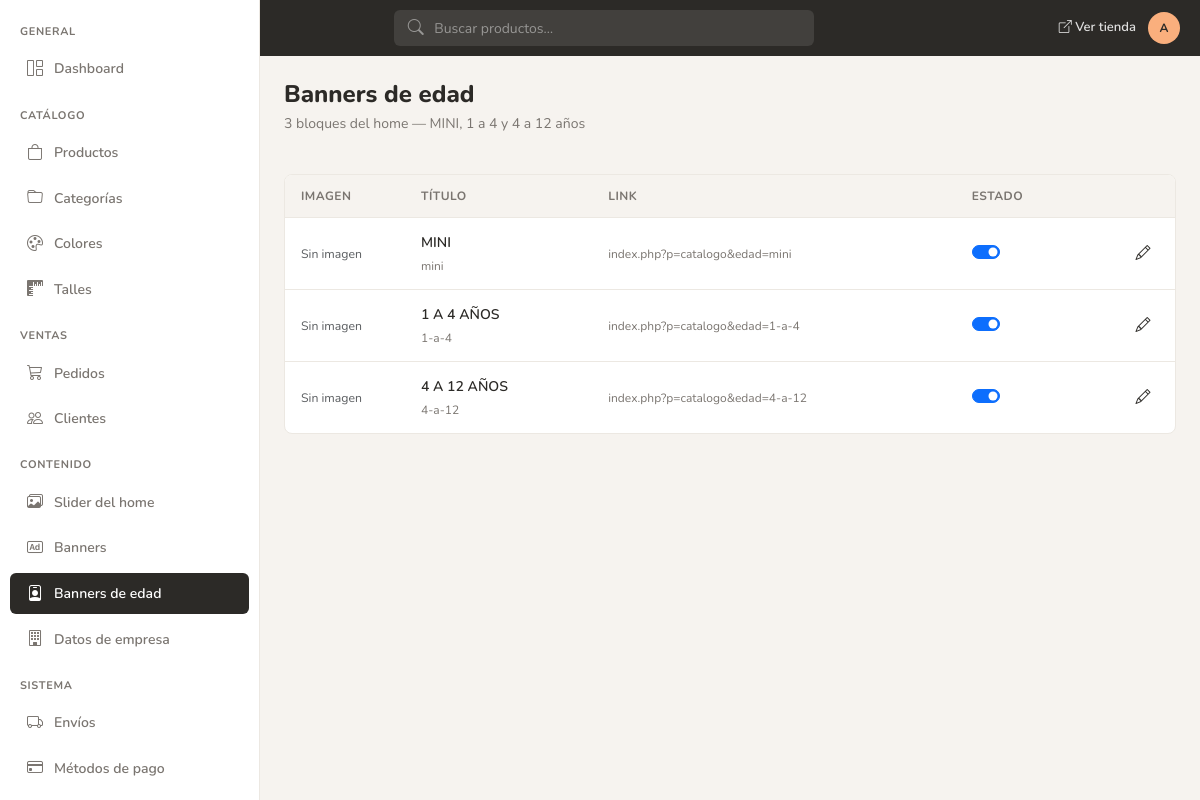
The page /admin/banners-edad.php (signed in) on the database its author committed.
### tables this page shows
CREATE TABLE IF NOT EXISTS `tbl_home_edad_banners` (
  `id_edad_banner` int NOT NULL AUTO_INCREMENT,
  `slug` varchar(20) NOT NULL,
  `titulo` varchar(150) NOT NULL,
  `subtitulo` varchar(255) DEFAULT NULL,
  `imagen` varchar(250) DEFAULT NULL,
  `link_url` varchar(255) DEFAULT NULL,
  `orden` int DEFAULT 0,
  `activo` tinyint DEFAULT 1,
  PRIMARY KEY (`id_edad_banner`),
  UNIQUE KEY `slug` (`slug`)
);

### admin/include/funciones.php (called while the page is built, shortened)
<?php
function admin_site_path(string $path = ''): string
{
    $base = defined('SITE_URL')
        ? rtrim((string)(parse_url(SITE_URL, PHP_URL_PATH) ?: ''), '/')
        : (defined('BASE_PATH') ? rtrim(BASE_PATH, '/') : '');
    $clean = ltrim(str_replace('\\', '/', $path), '/');
    if ($clean === '') {
        return $base === '' ? '/' : $base;
    }
    return ($base === '' ? '' : $base) . '/' . $clean;
}
if (!function_exists('app_path')) {
    function app_path(string $path = ''): string
    {
        return admin_site_path($path);
    }
}

### admin/banners-edad.php (the view, shortened to what this page needs)
<?php
require_once __DIR__ . '/include/includes.php';
$result = mysqli_query($con, 'SELECT id_edad_banner, slug, titulo, subtitulo, imagen, link_url, orden, activo FROM tbl_home_edad_banners ORDER BY orden ASC, id_edad_banner ASC');
$rows = [];
if ($result) {
    while ($row = mysqli_fetch_assoc($result)) {
        $rows[] = $row;
    }
}
$total = count($rows);
include __DIR__ . '/header.php';
?>
<div class="admin-section-header">
    <div>
        <h1>Banners de edad</h1>
        <p class="subtitle"><?= (int)$total ?> bloque<?= $total === 1 ? '' : 's' ?> del home — MINI, 1 a 4 y 4 a 12 años</p>
    </div>
</div>
<div class="admin-card">
    <div class="admin-card-body p-0">
        <div class="table-responsive">
            <table class="admin-table mb-0">
                <thead>
                    <tr>
                        <th style="width:120px">Imagen</th>
                        <th>Título</th>
                        <th>Link</th>
                        <th>Estado</th>
                        <th style="width:88px"></th>
                    </tr>
                </thead>
                <tbody>
                <?php if ($total > 0): ?>
                    <?php foreach ($rows as $row): ?>
                        <tr>
                            <td>
                                <?php if (!empty($row['imagen'])): ?>
                                <img
                                    src="<?= htmlspecialchars(imgprod_path((string)$row['imagen']), ENT_QUOTES, 'UTF-8') ?>"
                                    alt=""
                                    class="rounded"
                                    style="width:96px;height:72px;object-fit:cover"
                                >
                                <?php else: ?>
                                <span class="text-muted small">Sin imagen</span>
                                <?php endif; ?>
                            </td>
                            <td>
                                <div class="fw-semibold"><?= htmlspecialchars((string)$row['titulo'], ENT_QUOTES, 'UTF-8') ?></div>
                                <div class="product-cell-code mt-1"><?= htmlspecialchars((string)$row['slug'], ENT_QUOTES, 'UTF-8') ?></div>
                            </td>
                            <td>
                                <?php if (!empty($row['link_url'])): ?>
                                    <span class="product-cell-code"><?= htmlspecialchars((string)$row['link_url'], ENT_QUOTES, 'UTF-8') ?></span>
                                <?php else: ?>
                                    <span class="text-muted">—</span>
                                <?php endif; ?>
                            </td>
                            <td>
                                <div class="form-check form-switch mb-0">
                                    <input class="form-check-input toggle-estado" type="checkbox"
                                           data-endpoint="<?= htmlspecialchars(app_path('admin/api/toggle-edad-banner-activo.php'), ENT_QUOTES, 'UTF-8') ?>"
                                           data-id-key="id_edad_banner"
                                           data-id="<?= (int)$row['id_edad_banner'] ?>"
                                           aria-label="Banner <?= (int)$row['activo'] ? 'activo' : 'inactivo' ?>"
                                           <?= (int)$row['activo'] ? 'checked' : '' ?>>
                                </div>
                            </td>
                            <td>
                                <div class="admin-table-actions">
                                    <a href="a_banner_edad.php?id=<?= (int)$row['id_edad_banner'] ?>" class="btn-table-action" title="Editar">
                                        <i class="bi bi-pencil"></i>
                                    </a>
                                </div>
                            </td>
                        </tr>
                    <?php endforeach; ?>
                <?php else: ?>
                    <tr><td colspan="5" class="text-center text-muted py-5">Sin banners configurados</td></tr>
                <?php endif; ?>
                </tbody>
            </table>
        </div>
    </div>
</div>
<?php include __DIR__ . '/pie.php'; ?>

### admin/assets/css/admin.css (style rules this page uses)
:root { --yofi-peach: #FAAF7D; --yofi-dusty: #96AFC8; --yofi-terracotta: #E1644B; --yofi-olive: #7D7D64; --yofi-cream: #FAE1C8; --yofi-ink: #2C2A27; --yofi-border: #ECE8E2; --yofi-muted-bg: #F6F3EF; --yofi-muted-text: #7A7570; --yofi-sidebar-width: 260px; --yofi-topbar-height: 56px; --yofi-radius-lg: 8px; --yofi-radius-md: 6px; --yofi-status-green-bg: #D1FAE5; --yofi-status-green-text: #047857; --yofi-status-amber-bg: #FEF3C7; --yofi-status-amber-text: #B45309; --yofi-status-blue-bg: #E0F2FE; --yofi-status-blue-text: #0369A1; --yofi-status-red-bg: #FBE2DC; --yofi-status-red-text: #9A3412; }
*, *::before, *::after { box-sizing: border-box; }
body.admin-body { background: var(--yofi-muted-bg); font-family: 'Nunito', system-ui, sans-serif; color: var(--yofi-ink); margin: 0; }
.admin-section-header { display: flex; flex-wrap: wrap; align-items: flex-start; justify-content: space-between; gap: 1rem; margin-bottom: 1.5rem; }
.admin-section-header h1 { font-size: 1.5rem; font-weight: 800; margin: 0; line-height: 1.2; }
.admin-section-header .subtitle { color: var(--yofi-muted-text); font-size: 0.875rem; margin-top: 0.25rem; }
.admin-card { background: #fff; border: 1px solid var(--yofi-border); border-radius: var(--yofi-radius-lg); overflow: hidden; }
.admin-card-body { padding: 1.25rem; }
.admin-card-body.p-0 { padding: 0; }
.admin-table { width: 100%; border-collapse: collapse; font-size: 0.875rem; }
.admin-table thead th { padding: 0.75rem 1rem; text-align: left; font-size: 0.75rem; font-weight: 700; text-transform: uppercase; letter-spacing: 0.04em; color: var(--yofi-muted-text); border-bottom: 1px solid var(--yofi-border); background: var(--yofi-muted-bg); }
.admin-table tbody td { padding: 0.875rem 1rem; border-bottom: 1px solid var(--yofi-border); vertical-align: middle; }
.admin-table tbody tr:last-child td { border-bottom: none; }
.admin-table-actions { display: flex; justify-content: flex-end; align-items: center; gap: 0.125rem; }
.btn-table-action { display: inline-flex; align-items: center; justify-content: center; width: 32px; height: 32px; padding: 0; border: none; background: transparent; border-radius: var(--yofi-radius-md); color: var(--yofi-ink); text-decoration: none; cursor: pointer; font-size: 0.9375rem; }
.admin-table .form-switch { padding-left: 2.5em; min-height: 1.5rem; }
.admin-table .form-switch .form-check-input { cursor: pointer; }
.product-cell-code { font-size: 0.75rem; color: var(--yofi-muted-text); }

### rows shown on the page
tbl_home_edad_banners: shows "Sin imagen", titulo "MINI", slug "mini", link_url "index.php?p=catalogo&edad=mini", activo "☑"
tbl_home_edad_banners: shows "Sin imagen", titulo "1 A 4 AÑOS", slug "1-a-4", link_url "index.php?p=catalogo&edad=1-a-4", activo "☑"
tbl_home_edad_banners: shows "Sin imagen", titulo "4 A 12 AÑOS", slug "4-a-12", link_url "index.php?p=catalogo&edad=4-a-12", activo "☑"

### other values the page prints
$adminInitials "A"
$total "3"
